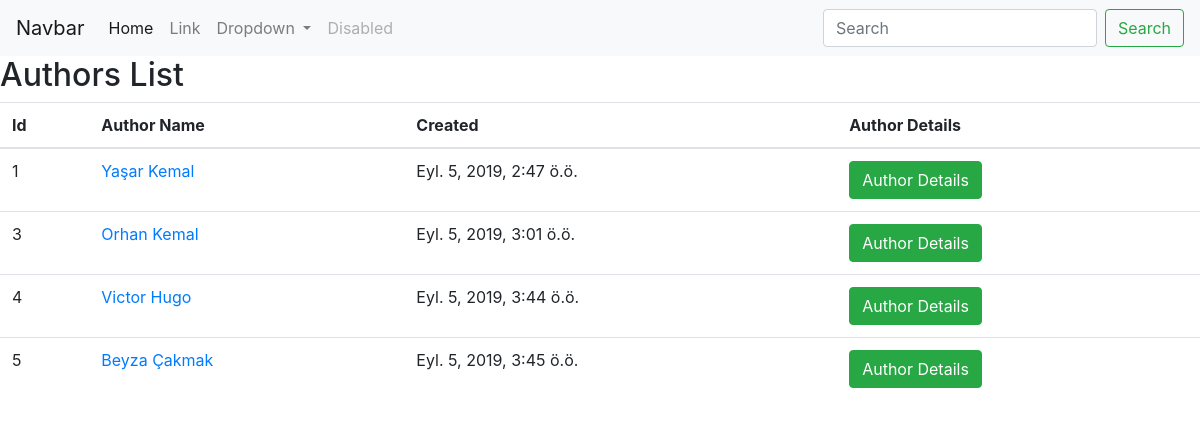
/books/authors, run on the app's committed database.
### books/models.py (models this page shows, shortened)
class Author(models.Model):
    name = models.CharField(max_length=50)
    created = models.DateTimeField('date created')

### books/views.py (the view)
# urls.py: path('authors',views.authors,name='authors'),
def authors(request):
    context = {
        'authors_list' : Author.objects.all()
    }
    return render(request,'authors.html',context)

### books/templates/authors.html (shortened to what this page needs)
<html>
    <head>
        <link rel="stylesheet" href="https://stackpath.bootstrapcdn.com/bootstrap/4.3.1/css/bootstrap.min.css">
    </head>
    <body>
        <nav class="navbar navbar-expand-lg navbar-light bg-light">
            <a class="navbar-brand" href="#">Navbar</a>
            <div class="collapse navbar-collapse" id="navbarSupportedContent">
                <ul class="navbar-nav mr-auto">
                    <li class="nav-item active">
                        <a class="nav-link" href="#">Home <span class="sr-only">(current)</span></a>
                    </li>
                    <li class="nav-item">
                        <a class="nav-link" href="#">Link</a>
                    </li>
                    <li class="nav-item dropdown">
                        <a class="nav-link dropdown-toggle" href="#" id="navbarDropdown" role="button" data-toggle="dropdown" aria-haspopup="true" aria-expanded="false">
                            Dropdown
                        </a>
                    </li>
                    <li class="nav-item">
                        <a class="nav-link disabled" href="#" tabindex="-1" aria-disabled="true">Disabled</a>
                    </li>
                </ul>
                <form class="form-inline my-2 my-lg-0">
                    <input class="form-control mr-sm-2" type="search" placeholder="Search" aria-label="Search">
                    <button class="btn btn-outline-success my-2 my-sm-0" type="submit">Search</button>
                </form>
            </div>
        </nav>
        <h2>Authors List</h2>
        <table class="table">
            <thead>
                <th>
                    Id
                </th>
                <th>
                    Author Name
                </th>
                <th>
                    Created
                </th>
                <th>
                    Author Details
                </th>
            </thead>
            {% for author in authors_list %}
                <tr>
                    <td>
                        {{author.id}}
                    </td>
                    <td>
                        <a href="/books/authorDetails/{{author.id}}">{{author.name}}</a>
                    </td>
                    <td>
                        {{author.created}}
                    </td>
                    <td>
                        <a class="btn btn-success" href="/books/authorDetails/{{author.id}}">Author Details</a>
                    </td>
                </tr>
            {% endfor %}
        </table>
    </body>
</html>

### data on the page
Author: id "1", name "Yaşar Kemal", created "Eyl. 5, 2019, 2:47 ö.ö."
Author: id "3", name "Orhan Kemal", created "Eyl. 5, 2019, 3:01 ö.ö."
Author: id "4", name "Victor Hugo", created "Eyl. 5, 2019, 3:44 ö.ö."
Author: id "5", name "Beyza Çakmak", created "Eyl. 5, 2019, 3:45 ö.ö."
